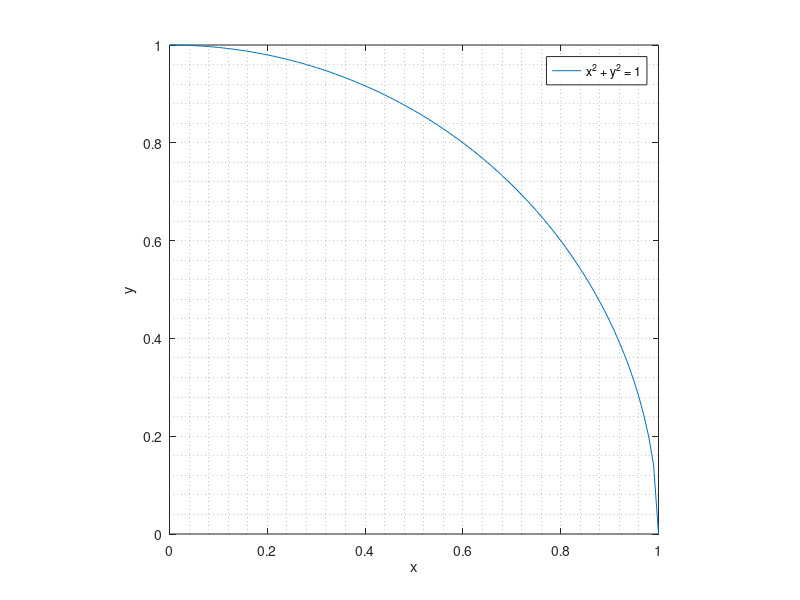

The MATLAB script that drew this image: (Note: this script raises an error after producing the figure.)
clear; clc; clf;
% this script tests convergence speed of Monte carlo area estimation using
% 3 sampling approaches: Halton, Sobol, Latin hypercube. 
np = 2 .^ (10:15);

% plot the 1/4 circle.
xaxis = 0 : 0.01 : 1;
yaxis = sqrt(1 - xaxis .^ 2);
plot(xaxis, yaxis);
xlabel('x');
ylabel('y');
legend('x^2 + y^2 = 1');
axis([0 1 0 1]);
grid minor
axis square

% generate the 3 sequences of points.
hp = haltonset(2); % Halton
sp = sobolset(2); % Sobol
lp = lhsdesign(np(end), 2);

for ip = 1:length(np)
    hps = hp(1:np(ip), :);
    sps = sp(1:np(ip), :);
    lps = lp(1:np(ip), :); % Latin
end